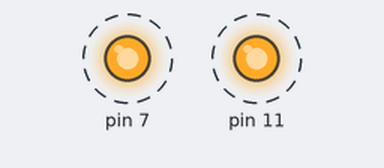
Simulated run of this program. Board: Jetson Nano (header pin numbers). Parts: output pins drawn as LEDs (lit = HIGH). Dashed ring = blinking.

Above: at 0.5 s.
Timing chart, 0 to 4.6 s (numbered marks = the images above):
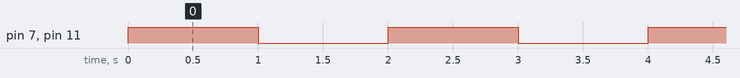

The program:

LED_GPIO.py
```python
import time
import Jetson.GPIO as GPIO


GPIO.setmode(GPIO.BOARD)


GPIO.setup(7, GPIO.OUT)
GPIO.setup(11,GPIO.OUT)

try:
    while True:
        GPIO.output(7, GPIO.HIGH)
        GPIO.output(11, GPIO.HIGH)

        time.sleep(1)

        GPIO.output(7, GPIO.LOW)
        GPIO.output(11,GPIO.LOW)


        time.sleep(1)

except KeyboardInterrupt:

    GPIO.cleanup()
```

Measured:
- by itself, pin 7, pin 11: alternates HIGH for 1.0 s and LOW for 1.0 s
